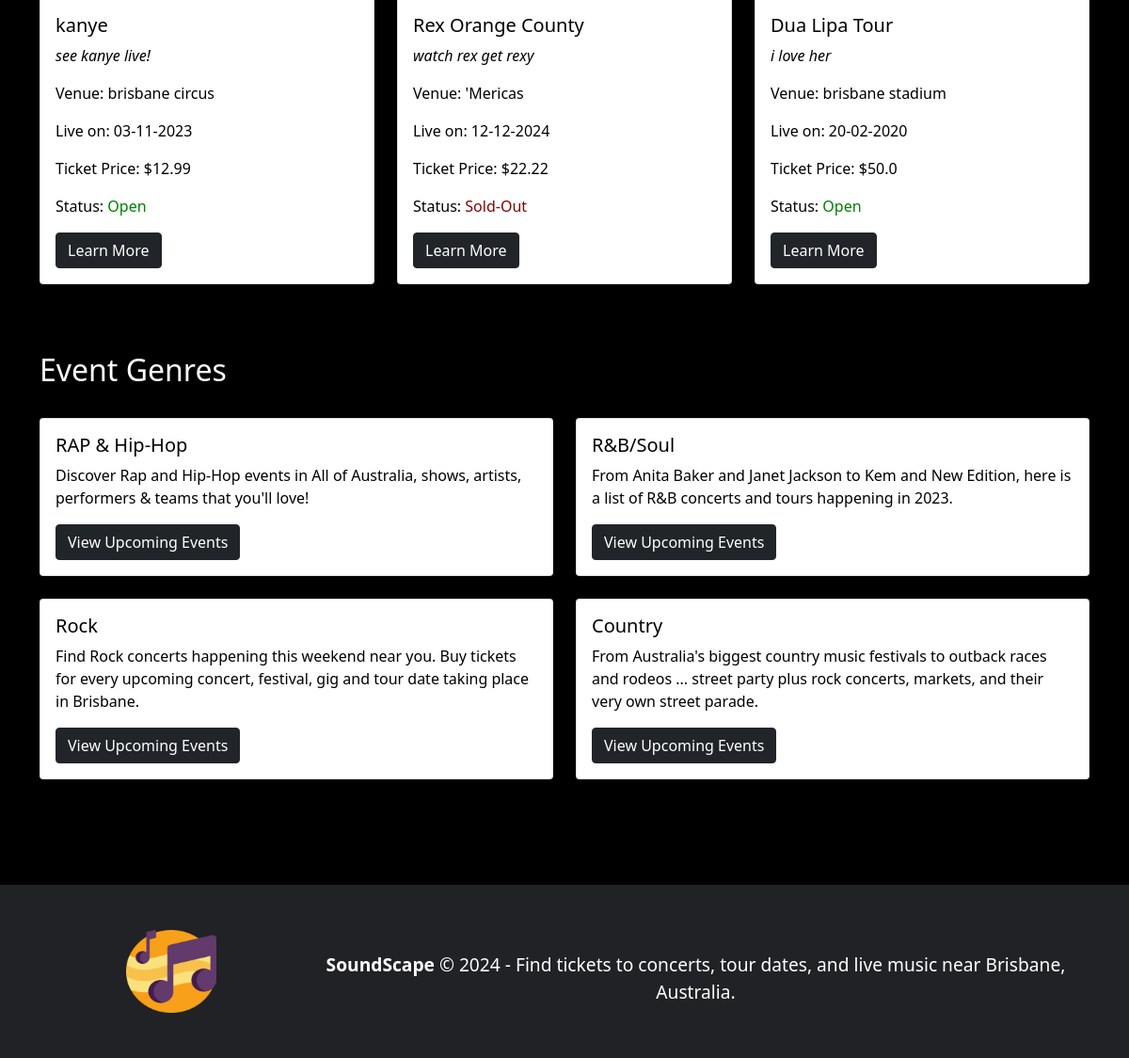
Before: / (lower part) with the older database file.
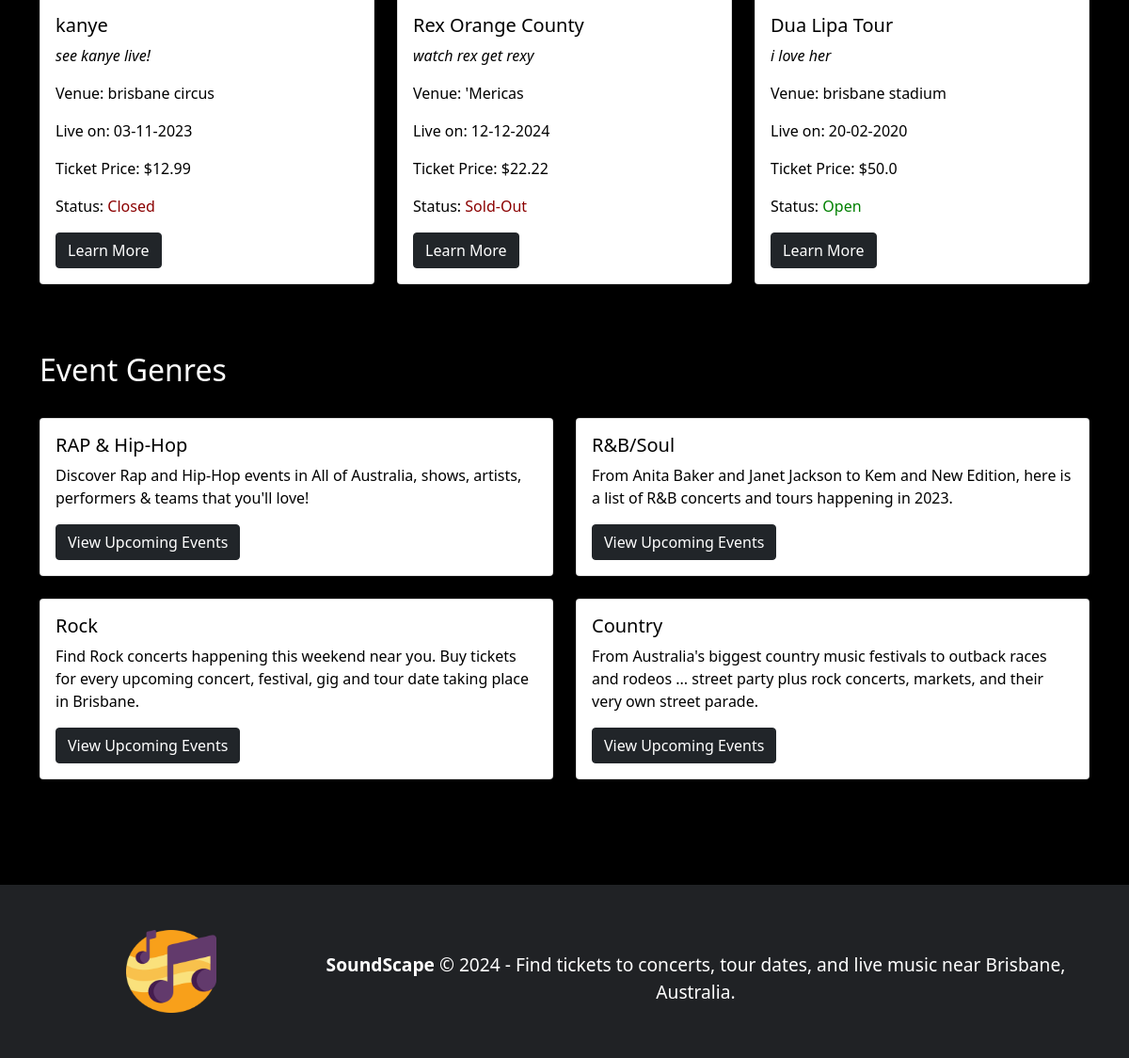
After: the same page with the newer database file.
### soundscape/models.py (models this page shows, shortened)
class Event(db.Model):
    __tablename__ = 'events'
    id = db.Column(db.Integer, primary_key=True)
    title = db.Column(db.String(50))
    description = db.Column(db.String(400))
    image = db.Column(db.String(400))
    venue = db.Column(db.String(100))
    date = db.Column(db.Date, default=datetime.now())
    status = db.Column(db.String(50))
    price = db.Column(db.Float)
    genre = db.Column(db.String(100))
    start_time = db.Column(db.Time)
    end_time = db.Column(db.Time)
    tickets_available = db.Column(db.Integer)
    user_id = db.Column(db.Integer, db.ForeignKey('users.id'))
    user = db.relationship('User', backref='events', lazy=True)

### soundscape/views.py (the view)
@mainbp.route('/')
def index():
    try:
        events = db.session.query(Event).all()  # Querying all events from the database
    except Exception as e:
        print(f"Error fetching events: {e}")  # Printing the error if there's an issue fetching events
        events = []  # Setting events to an empty list if there's an error
    return render_template('index.html', events=events)  # Rendering the main page template with the events

### soundscape/templates/index.html (shortened to what the changed rows need)
{% extends 'base.html' %}
{% block content %}
<section class="upcoming-events">
    <div class="container mt-5">
        <br>
        <div class="row">
            {% if events %}
            {% for event in events %}
            <div class="col-md-4">
                <div class="card">
                    <div class="card-body">
                        <h5 class="card-title">{{ event.title }}</h5>
                        <p class="card-text"><i>{{ event.description }}</i></p>
                        <p class="card-text">Venue: <span>{{ event.venue }}</span></p>
                        <p class="card-text">Live on: <span>{{ event.date.strftime('%d-%m-%Y') }}</span></p>
                        <p class="card-text">Ticket Price: <span>${{ event.price }}</span></p>
                        {% if event.status == 'Open' %}
                            <p class="card-text">Status: <span style="color: green;">{{ event.status }}</span></p>
                        {% elif event.status == 'Closed' %}
                            <p class="card-text">Status: <span style="color: darkred;">{{ event.status }}</span></p>
                        {% elif event.status == 'Upcoming' %}
                            <p class="card-text">Status: <span style="color: darkorange;">{{ event.status }}</span></p>
                        {% elif event.status == 'Sold-Out' %}
                            <p class="card-text">Status: <span style="color: darkred;">{{ event.status }}</span></p>
                        {% else %}
                            <p class="card-text" style="color: black;">Status: {{ event.status }}</p>
                        {% endif %}
                        <a href="{{ url_for('event.show', id=event.id) }}" class="btn btn-dark">Learn More</a>
                    </div>
                </div>
                <br>
            </div>
            {% if loop.index % 3 == 0 %}
            </div>
            {% endif %}
            {% endfor %}
        {% else %}
        <h1>None</h1>
        {% endif %}
    </div>
  </section>
<section>
  <div class="container mt-5 event-cat">
      <h2>Event Genres</h2>
      <br>
      <br>
  </div>
</section>
{% endblock %}

Changed rows visible on the page:
changed Event "kanye": status "Open" → "Closed"
